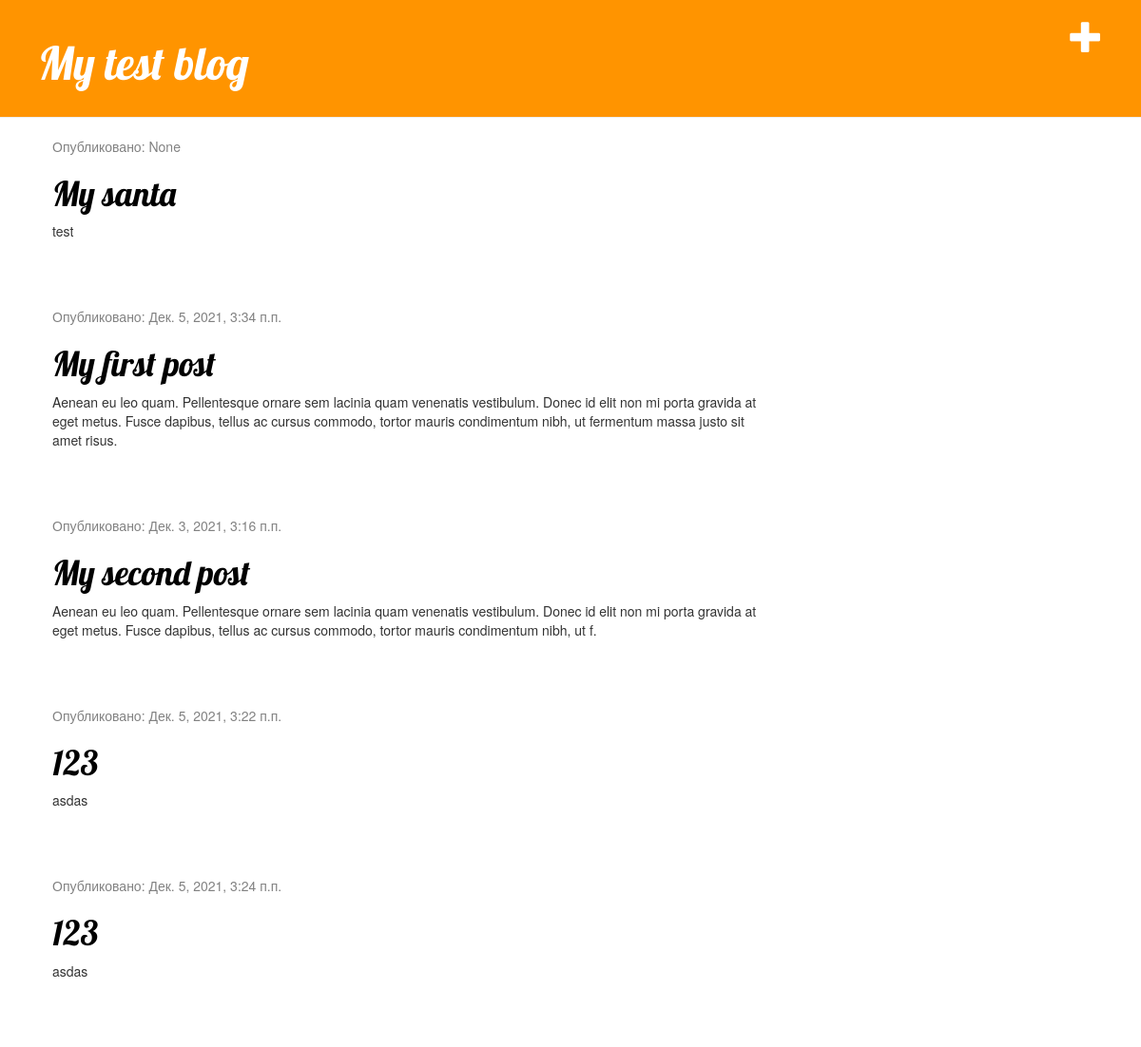
The app's page / (signed in) with its own data.
### blog/models.py (models this page shows, shortened)
class Post(models.Model):
    author = models.ForeignKey(settings.AUTH_USER_MODEL, on_delete=models.CASCADE)
    title = models.CharField(max_length=200)
    text = models.TextField()
    created_date = models.DateTimeField(default=timezone.now)
    published_date = models.DateTimeField(blank=True, null=True)

### blog/views.py (the view)
# urls.py: path('', views.post_list, name='post_list'),
def post_list(request):
    posts = Post.objects.order_by('created_date')
    return render(request, 'blog/post_list.html', {'posts': posts})

### blog/templates/blog/post_list.html
{% extends 'blog/base.html' %}
{% block content %}
    {% for post in posts %}
        <div class="post">
            <div class="date">
                <p>Опубликовано: {{ post.published_date }}</p>
            </div>
            <h1><a href="{% url 'post_detail' pk=post.pk %}">{{ post.title }}</a></h1>
            <p>{{ post.text|linebreaksbr }}</p>
        </div>
    {% endfor %}
{% endblock %}

### blog/static/css/blog.css (style rules this page uses)
h1, h2, h3, h4 { font-family: 'Lobster', cursive; }
.date { color: #828282; }
.post { margin-bottom: 70px; }
.post h1 a, .post h1 a:visited { color: #000000; }

### records on screen
Post: published_date "None", title "My santa", text "test"
Post: published_date "Дек. 5, 2021, 3:34 п.п.", title "My first post", text "Aenean eu leo quam. Pellentesque ornare sem lacinia quam venenatis vestibulum. Donec id elit non mi porta gravida at eget metus. Fusce dapibus, tellus ac cursus commodo, tortor mauris condimentum nibh, ut fermentum massa justo sit amet risus."
Post: published_date "Дек. 3, 2021, 3:16 п.п.", title "My second post", text "Aenean eu leo quam. Pellentesque ornare sem lacinia quam venenatis vestibulum. Donec id elit non mi porta gravida at eget metus. Fusce dapibus, tellus ac cursus commodo, tortor mauris condimentum nibh, ut f."
Post: published_date "Дек. 5, 2021, 3:22 п.п.", title "123", text "asdas"
Post: published_date "Дек. 5, 2021, 3:24 п.п.", title "123", text "asdas"
